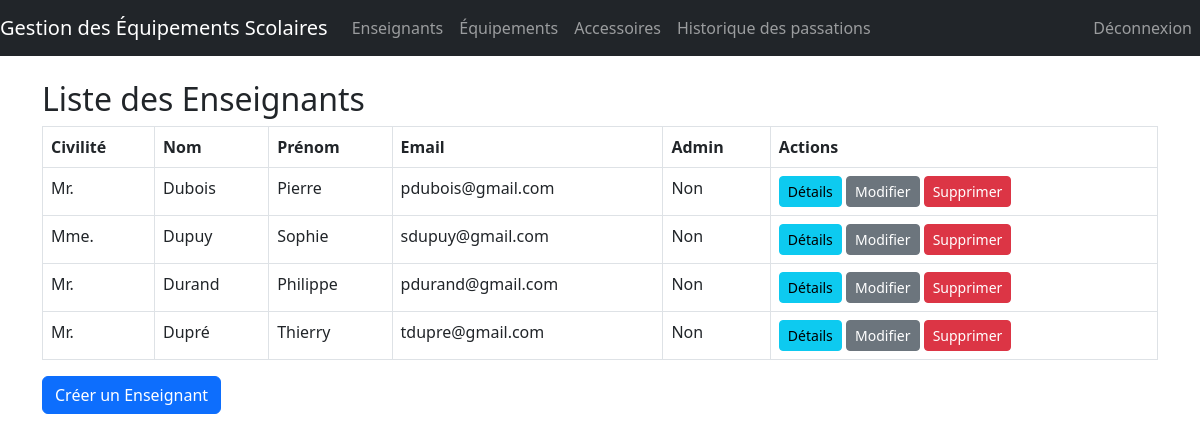
/teachers/ (signed in), run on the app's committed database.
### mini_projet_equipement/models.py (models this page shows, shortened)
class Teacher(AbstractBaseUser, PermissionsMixin):
    civility = models.CharField(max_length=10)
    equipment = models.ManyToManyField(Equipment, related_name='teachers', through='HolderHistory',
                                       through_fields=('new_holder', 'equipment'))
    user_permissions = models.ManyToManyField(
        Permission,
        verbose_name='user permissions',
        blank=True,
        related_name='teachers_user_permissions',
        help_text='Specific permissions for this teacher.',
    )
    groups = models.ManyToManyField(Group, verbose_name='groups', blank=True, related_name='teacher_groups')
    email = models.EmailField(unique=True)
    first_name = models.CharField(max_length=30)
    last_name = models.CharField(max_length=30)
    is_active = models.BooleanField(default=True)
    is_staff = models.BooleanField(default=False)
    objects = TeacherManager()
    USERNAME_FIELD = 'email'
    REQUIRED_FIELDS = ['first_name', 'last_name', 'civility']

### mini_projet_equipement/views.py (the view)
# urls.py: path('teachers/', views.teacher_list, name='teacher_list'),
@login_required
def teacher_list(request):
    teachers = Teacher.objects.exclude(id=storage_holder.id)
    return render(request, 'teacher/teacher_list.html', {'teachers': teachers})

### templates/teacher/teacher_list.html
{% extends 'master.html' %}
{% block content %}
    <h2>Liste des Enseignants</h2>
    <div class="table-responsive">
        <table class="table table-bordered">
            <thead>
            <tr>
                <th>Civilité</th>
                <th>Nom</th>
                <th>Prénom</th>
                <th>Email</th>
                <th>Admin</th>
                <th>Actions</th>
            </tr>
            </thead>
            {% if teachers %}
                <tbody>
                {% for teacher in teachers %}
                    <tr>
                        <td>{{ teacher.civility }}</td>
                        <td>{{ teacher.last_name }}</td>
                        <td>{{ teacher.first_name }}</td>
                        <td>{{ teacher.email }}</td>
                        <td>{% if teacher.is_staff %}Oui{% else %}Non{% endif %}</td>
                        <td>
                            <a href="{% url 'teacher_detail' teacher.pk %}" class="btn btn-info btn-sm">Détails</a>
                            <a href="{% url 'teacher_update' teacher.pk %}"
                               class="btn btn-secondary btn-sm">Modifier</a>
                            <a href="{% url 'teacher_delete' teacher.pk %}" class="btn btn-danger btn-sm">Supprimer</a>
                        </td>
                    </tr>
                {% endfor %}
                </tbody>
                </table>
            {% else %}
                <p>Aucun enseignant enregistré</p>
            {% endif %}
    </div>
    <a href="{% url 'teacher_create' %}" class="btn btn-primary">Créer un Enseignant</a>
{% endblock %}

### templates/master.html (shortened to what this page needs)
<!DOCTYPE html>
<html>
<head>
    <link rel="stylesheet" href="https://cdn.jsdelivr.net/npm/bootstrap@5.2.3/dist/css/bootstrap.min.css">
</head>
<body>
<nav class="navbar navbar-expand-lg navbar-dark bg-dark">
    <a class="navbar-brand" href="/">Gestion des Équipements Scolaires</a>
    <div class="collapse navbar-collapse" id="navbarNav">
        <ul class="navbar-nav">
            {% if user.is_authenticated %}
            <li class="nav-item">
                <a class="nav-link" href="{% url 'teacher_list' %}">Enseignants</a>
            </li>
            <li class="nav-item">
                <a class="nav-link" href="{% url 'equipment_list' %}">Équipements</a>
            </li>
            <li class="nav-item">
                <a class="nav-link" href="{% url 'accessory_list' %}">Accessoires</a>
            </li>
            <li class="nav-item">
                <a class="nav-link" href="{% url 'history_list' %}">Historique des passations</a>
            </li>
            {% endif %}
        </ul>
    </div>
    <ul class="navbar-nav ml-auto">
        {% if user.is_authenticated %}
        <li class="nav-item">
            <a class="nav-link" href="{% url 'teacher_logout' %}">Déconnexion</a>
        </li>
        {% else %}
        <li class="nav-item">
            <a class="nav-link" href="{% url 'teacher_login' %}">Connexion</a>
        </li>
        {% endif %}
    </ul>
</nav>
    <div class="container mt-4">
        {% block content %}
        {% endblock %}
    </div>
</body>
</html>

### data on the page
Teacher: civility "Mr.", last_name "Dubois", first_name "Pierre", email "pdubois@gmail.com", is_staff "Non"
Teacher: civility "Mme.", last_name "Dupuy", first_name "Sophie", email "sdupuy@gmail.com", is_staff "Non"
Teacher: civility "Mr.", last_name "Durand", first_name "Philippe", email "pdurand@gmail.com", is_staff "Non"
Teacher: civility "Mr.", last_name "Dupré", first_name "Thierry", email "tdupre@gmail.com", is_staff "Non"
